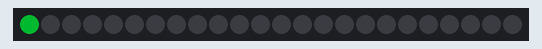
A sketch run on a simulated Arduino Uno, built with avr-gcc and run on an emulated ATmega328P. Shown: 24 RGB LEDs in strip order, left to right. Dim RGB values are drawn brighter than linear.

Above: at 6.18 s.
At 6.59 s:
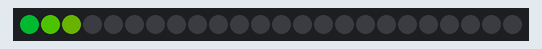
At 14.1 s:
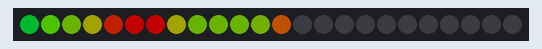
At 20.0 s:
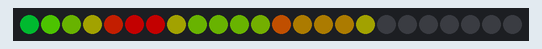
At 27.5 s:
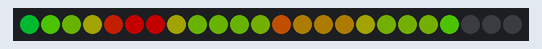
At 34.1 s:
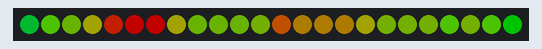

The sketch:

Clock_Cycle_V1c.ino
```cpp
#include <Adafruit_NeoPixel.h>
#ifdef __AVR__
#include <avr/power.h>
#endif

#define PIN 6

#define NUMPIXELS 24

#define hour 3600000

#define five 300000

#define one 60000

#define sec 6000

// Parameter 1 = number of pixels in strip
// Parameter 2 = Arduino pin number (most are valid)
// Parameter 3 = pixel type flags, add together as needed:
//   NEO_KHZ800  800 KHz bitstream (most NeoPixel products w/WS2812 LEDs)
//   NEO_KHZ400  400 KHz (classic 'v1' (not v2) FLORA pixels, WS2811 drivers)
//   NEO_GRB     Pixels are wired for GRB bitstream (most NeoPixel products)
//   NEO_RGB     Pixels are wired for RGB bitstream (v1 FLORA pixels, not v2)
//   NEO_RGBW    Pixels are wired for RGBW bitstream (NeoPixel RGBW products)
Adafruit_NeoPixel strip = Adafruit_NeoPixel(NUMPIXELS, PIN, NEO_GRB + NEO_KHZ800);


int clockValues[24] = {7, 20, 40, 50, 80, 100, 100, 50, 40, 45, 47, 38, 70, 68, 68, 60, 50, 30, 35, 30, 28, 30, 20, 10};

void setup() {
  // put your setup code here, to run once:
  strip.setBrightness(90);
  strip.begin();
  strip.show();
}


void loop() {
  // put your main code here, to run repeatedly:

  initialisationLeds();

  for (int i = 0; i < 24; i++) {
    if (setHourColour(clockValues[i], i) == false) {
      return;
    }
    //Delay for x minutes before reading in next value
   // delay(sec);
    //run initialisation step
   // initialisationLeds();
    int j = 0;
    while (j <= i) {
      setHourColour(clockValues[j], j);
      delay(100);
      j++;
    }
  }

}

boolean setHourColour(int value, int pixel) {

  if (value > -1) {
    value = value / 10;
  }

  switch (value) {
    //Case for values in the future which have not been recorded yet.
    case -1:
      delay(10000);
      return false;
    case -2:
      //Case for the hub rejecting the data request sent by the clock
      delay(1000);
      rejectionLeds();
      return false;
    case -3:
      //Case for the hub being unable to interact with the server
      nullServerLeds();
      return false;
    case 0:
      strip.setPixelColor(pixel, 0, 200, 51); //blue green
      strip.show();
      break;
    case 1:
      strip.setPixelColor(pixel, 0, 255, 0); //light green
      strip.show();
      break;
    case 2:
      strip.setPixelColor(pixel, 100, 255, 0); //green/yellow
      strip.show();
      break;
    case 3:
      strip.setPixelColor(pixel, 100, 150, 0); //yellow
      strip.show();
      break;
    case 4:
      strip.setPixelColor(pixel, 100, 170, 0); //vibrant yellow
      strip.show();
      break;
    case 5:
      strip.setPixelColor(pixel, 100, 100, 0); //yellow - orange
      strip.show();
      break;
    case 6:
      strip.setPixelColor(pixel, 140, 100, 0); // orange
      strip.show();
      break;
    case 7:
      strip.setPixelColor(pixel, 240, 100, 0); // orange-red
      strip.show();
      break;
    case 8:
      strip.setPixelColor(pixel, 255, 40, 0); // red
      strip.show();
      break;
    case 9:
      strip.setPixelColor(pixel, 255, 10, 0); // vibrant red
      strip.show();
      break;
    case 10:
      strip.setPixelColor(pixel, 255, 0, 0); //very vibrant red
      strip.show();
      break;
  }

}

void initialisationLeds() {
  int i = 0;
  while (i < 5) {
    for (int i = 0; i < NUMPIXELS; i++) {
      strip.setPixelColor(i, 255, 204, 153);
      strip.show();
      delay(50);
    }
    strip.clear();
    i++;
  }

}

void rejectionLeds() {
  int i = 0;
  while (i < 3) {
    for (int i = 0; i < NUMPIXELS; i++) {
      strip.setPixelColor(i, 255, 0, 0);
      strip.show();
      delay(50);
    }
    strip.clear();
    i++;
  }
}

void nullServerLeds() {
  int i = 0;
  while (i < 3) {
    for (int i = 0; i < NUMPIXELS; i++) {
      strip.setPixelColor(i, 0, 0, 255);
      strip.show();
      delay(50);
    }
    strip.clear();
    i++;
  }
}
```
